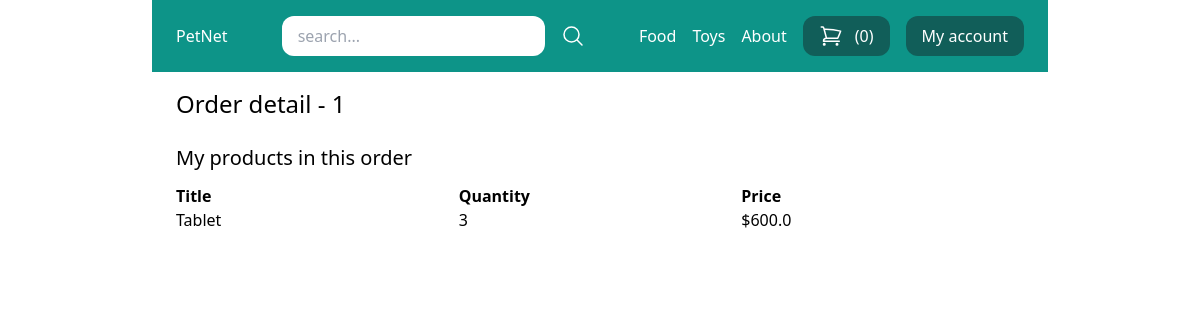
Page /my-store/order-detail/1/ (signed in) on the committed database.
### store/models.py (models this page shows, shortened)
class Category(models.Model):
    title = models.CharField(max_length=50)
    slug = models.SlugField(max_length=50)
    class Meta:
         verbose_name_plural = 'Categories'

class Order(models.Model):
     first_name = models.CharField(max_length=255)
     last_name = models.CharField(max_length=255)
     address = models.CharField(max_length=255)
     zipcode = models.CharField(max_length=255)
     city = models.CharField(max_length=255)
     is_paid = models.BooleanField(default=False)
     payment_intent = models.CharField(max_length=255)
     paid_amount = models.IntegerField(blank=True,null=True)
     created_by = models.ForeignKey(User, related_name='orders',on_delete=models.SET_NULL , null=True)
     created_at = models.DateTimeField(auto_now_add=True)

class OrderItem(models.Model):
    order = models.ForeignKey(Order, related_name='items', on_delete=models.CASCADE)
    product = models.ForeignKey(Product, related_name='items', on_delete=models.CASCADE)
    price = models.IntegerField()
    quantity = models.IntegerField(default=1)
    def get_display_price(self):
         return self.price /100

class Product(models.Model):
     DRAFT = 'draft'
     WAITING_APPROVAL = 'watingapproval'
     ACTIVE = 'active'
     DELETED = 'deleted'
     STATUS_CHOICE = (
          (DRAFT , 'Draft'),
          (WAITING_APPROVAL , 'Waiting approval'),
          (ACTIVE , 'Active'),
          (DELETED , 'Deleted'),
     )
     user = models.ForeignKey(User,related_name='products',on_delete=models.CASCADE)
     category = models.ForeignKey(Category,related_name='products',on_delete=models.CASCADE)
     title = models.CharField(max_length=50)
     slug = models.SlugField(max_length=50)
     description = models.TextField(blank=True)
     price = models.IntegerField()
     image = models.ImageField(upload_to='uploads/product_images/',blank=True,null=True)
     thumbnail =models.ImageField(upload_to='uploads/product_images/thumbnail/',blank=True,null=True)
     created_at = models.DateTimeField(auto_now_add=True)
     updated_at = models.DateTimeField(auto_now_add=True)
     status = models.CharField(max_length=50,choices=STATUS_CHOICE,default=ACTIVE)
     class Meta:
          ordering = ('-created_at',)

### userprofile/views.py (the view)
# urls.py: path('my-store/order-detail/<int:pk>/',my_store_order_detail,name='my_store_detail'),
@login_required
def my_store_order_detail(request, pk):
    order = get_object_or_404(Order, pk=pk)
    return render(request, 'userprofile/my_store_order_detail.html', {
        'order': order
    })

### store/cart.py (called while the page is built)
    def __len__(self):
        return sum (item['quantity'] for item in self.cart.values() )

### store/context_processor.py (called while the page is built)
def cart(request):
    return {'cart':Cart(request)}

### store/templatetags/menu.py (called while the page is built)
@register.inclusion_tag('core/menu.html')
def menu():
    categories = Category.objects.all()
    data = {'categories':categories}
    return data

### userprofile/templates/userprofile/my_store_order_detail.html (shortened to what this page needs)
{% extends 'core/base.html' %}
{% block content %}
    <h1 class="mb-6 text-2xl" >Order detail - {{ order.id }}</h1>
    <h2 class="mb-3 text-xl">My products in this order</h2>
            <div class="flex flex-wrap">
                <div class="w-1/3">
                    <strong>Title</strong>
                </div>
                <div class="w-1/3">
                    <strong>Quantity</strong>
                </div>
                <div class="w-1/3">
                    <strong>Price</strong>
                </div>
            </div>
    {% for item in order.items.all %}
        {% if item.product.user == request.user %}
        <div class="flex flex-wrap">
            <div class="w-1/3">
                {{ item.product.title }}
            </div>
            <div class="w-1/3">
                {{ item.quantity }}
            </div>
            <div class="w-1/3">
                ${{ item.get_display_price }}
            </div>
        </div>
        {% endif %}
    {% endfor %}
{% endblock  %}

### core/templates/core/menu.html
{% for category in categories  %}
    <a class="text-white" href="{% url 'category_detail' category.slug %}">
        {{category.title}}
    </a>
{% endfor %}
<a class="text-white" href="{% url 'about' %}">About</a>

### rows in the picture
Category: title "Food"
Category: title "Toys"
Order: id "1"
OrderItem: product "Tablet", quantity "3", get_display_price "600.0"

### other values in the picture
{{ cart | length }} "0"
